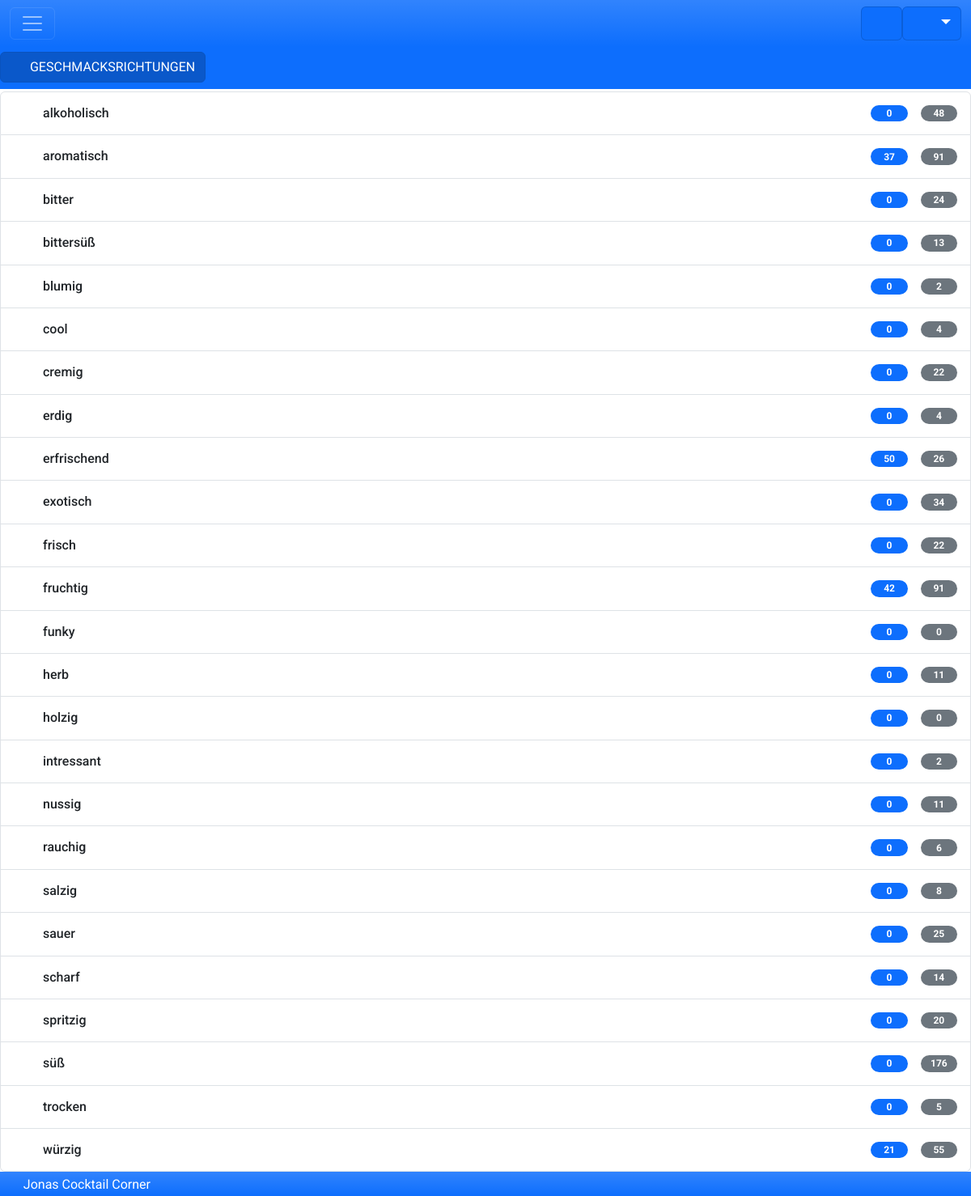
The page /views/tastes.php (signed in) on the database its author committed.
### tables this page shows
CREATE TABLE `taste` (
  `ID` int NOT NULL AUTO_INCREMENT,
  `active` bit(1) NOT NULL DEFAULT b'1',
  `createdate` datetime NOT NULL DEFAULT CURRENT_TIMESTAMP,
  `updatedate` datetime NOT NULL DEFAULT CURRENT_TIMESTAMP ON UPDATE CURRENT_TIMESTAMP,
  `client` int NOT NULL DEFAULT '1',
  `taste` varchar(255) NOT NULL,
  `description` mediumtext,
  `icon` varchar(255) NOT NULL DEFAULT 'fa-duotone fa-wine-bottle',
  `ingredient_count` int NOT NULL DEFAULT '0',
  `cocktail_count` int NOT NULL DEFAULT '0',
  PRIMARY KEY (`ID`),
  UNIQUE KEY `taste_UNIQUE` (`taste`),
  FULLTEXT KEY `taste_FULLTEXT` (`taste`) /*!80000 INVISIBLE */,
  FULLTEXT KEY `description_FULLTEXT` (`description`),
  FULLTEXT KEY `nameanddescription` (`taste`,`description`)
);

CREATE TABLE `bar` (
  `ID` int NOT NULL AUTO_INCREMENT,
  `active` bit(1) NOT NULL DEFAULT b'1',
  `createdate` datetime NOT NULL DEFAULT CURRENT_TIMESTAMP,
  `updatedate` datetime NOT NULL DEFAULT CURRENT_TIMESTAMP ON UPDATE CURRENT_TIMESTAMP,
  `client` int NOT NULL DEFAULT '1',
  `barname` varchar(255) NOT NULL DEFAULT 'Cocktailbar',
  `image` varchar(255) NOT NULL DEFAULT 'defaultbarimage',
  `icon` varchar(255) DEFAULT NULL,
  PRIMARY KEY (`ID`),
  UNIQUE KEY `barname_UNIQUE` (`barname`),
  FULLTEXT KEY `barname_FULLTEXT` (`barname`)
);

### db/sql_tastes.php (called while the page is built, shortened)
<?php
$sql_tastes = "SELECT
    t.ID,
    t.taste,
    t.description,
    t.icon,
    t.ingredient_count,
    t.cocktail_count
FROM
    taste t
GROUP BY
    t.ID, t.taste, t.description, t.icon
ORDER BY
    t.taste ASC;
";
?>

### db/sql_bar.php (called while the page is built, shortened)
<?php
$sql_currentbar_data = "SELECT
    b.ID,
    b.barname,
    b.icon,
    b.active
FROM
    bar b
WHERE
    b.active = '1'
AND
    b.ID = ?
LIMIT 1;
";
?>

### views/tastes.php (the view, shortened to what this page needs)
<?php include("header.php") ?>
			<nav class="navbar navbar-dark fixed-top bg-primary text-white" style="z-index: 900; margin-top: 56px">
				<div class="scrolling-wrapper-flexbox">
					<a href="/views/tastes.php" class="btn btn-primary text-uppercase active" aria-current="page" data-toggle="tooltip" data-placement="bottom" title="Geschmackrichtungen für Cocktails und Zutaten">
						<i class="fa fa-fw fa-solid fa-lemon"></i> Geschmacksrichtungen
					</a>
				</div>
			</nav>
			<div class="d-flex align-items-center justify-content-center">
				<div class="list-group flex-fill">
<?php
	$stmt_sql_tastes = mysqli_prepare($link, $sql_tastes);
	mysqli_stmt_execute($stmt_sql_tastes);
	$tastes_all_res=mysqli_stmt_get_result($stmt_sql_tastes);
	while($tastes_all_rows= mysqli_fetch_array($tastes_all_res, MYSQLI_ASSOC))
	{
?>
					<a href="/views/taste.php?tasteid=<?php echo $tastes_all_rows['ID'];?>" class="list-group-item list-group-item-action d-flex gap-3 py-3">
						<i class="<?php echo $tastes_all_rows['icon'];?> fa-fw"></i>
						<div class="d-flex gap-2 w-100 justify-content-between">
							<h6 class="mb-0"><?php echo $tastes_all_rows['taste'];?></h6>
						</div>
						<span style="width: 50px; display: block;" class="badge bg-primary rounded-pill" data-toggle="tooltip" data-placement="bottom" title="Cocktails"><?php echo $tastes_all_rows['cocktail_count'];?></span>
						<span style="width: 50px; display: block;" class="badge bg-secondary rounded-pill" data-toggle="tooltip" data-placement="bottom" title="Zutaten"><?php echo $tastes_all_rows['ingredient_count'];?></span>
					</a>
<?php
	}
?>
				</div>
			</div>
<?php include("footer.php") ?>

### views/footer.php (shortened to what this page needs)
		</main>
		<footer class="footer navbar navbar-dark fixed-bottom bg-primary bg-gradient text-white">
			<p><?php $stmt_sql_currentbar_data = mysqli_prepare($link, $sql_currentbar_data);
				mysqli_stmt_bind_param($stmt_sql_currentbar_data, "i", $_SESSION["bar"]);
				mysqli_stmt_execute($stmt_sql_currentbar_data);
				$currentbar_data_all_res=mysqli_stmt_get_result($stmt_sql_currentbar_data);
				while($currentbar_data_all_rows= mysqli_fetch_array($currentbar_data_all_res, MYSQLI_ASSOC)){
					echo 	'<i class="' . $currentbar_data_all_rows['icon'] . '"></i> ' . $currentbar_data_all_rows['barname'];
				}
			?></p>
		</footer>
	</body>
</html>

### assets/css/css@3.css (style rules this page uses)
:root { --docsearch-primary-color:#5468ff;--docsearch-text-color:#1c1e21;--docsearch-spacing:12px;--docsearch-icon-stroke-width:1.4;--docsearch-highlight-color:var(--docsearch-primary-color);--docsearch-muted-color:#969faf;--docsearch-container-background:rgba(101,108,133,0.8);--docsearch-logo-color:#5468ff;--docsearch-modal-width:560px;--docsearch-modal-height:600px;--docsearch-modal-background:#f5f6f7;--docsearch-modal-shadow:inset 1px 1px 0 0 hsla(0,0%,100%,0.5),0 3px 8px 0 #555a64;--docsearch-searchbox-height:56px;--docsearch-searchbox-background:#ebedf0;--docsearch-searchbox-focus-background:#fff;--docsearch-searchbox-shadow:inset 0 0 0 2px var(--docsearch-primary-color);--docsearch-hit-height:56px;--docsearch-hit-color:#444950;--docsearch-hit-active-color:#fff;--docsearch-hit-background:#fff;--docsearch-hit-shadow:0 1px 3px 0 #d4d9e1;--docsearch-key-gradient:linear-gradient(-225deg,#d5dbe4,#f8f8f8);--docsearch-key-shadow:inset 0 -2px 0 0 #cdcde6,inset 0 0 1px 1px #fff,0 1px 2px 1px rgba(30,35,90,0.4);--docsearch-key-pressed-shadow:inset 0 -2px 0 0 #cdcde6,inset 0 0 1px 1px #fff,0 1px 1px 0 rgba(30,35,90,0.4);--docsearch-footer-height:44px;--docsearch-footer-background:#fff;--docsearch-footer-shadow:0 -1px 0 0 #e0e3e8,0 -3px 6px 0 rgba(69,98,155,0.12) }

### assets/css/navbars-offcanvas.css (style rules this page uses)
body { padding-bottom: 0px; padding-top: 4.5rem; }
.navbar { margin: 0px; }
html { position: relative; min-height: 100%; }
footer { position: absolute; bottom: 0; width: 100%; height: 30px; line-height: 15px; }

### views/header.php (style rules this page uses)
body { font-family: Roboto; }

### rows shown on the page
taste: taste "alkoholisch", cocktail_count "0", ingredient_count "48"
taste: taste "aromatisch", cocktail_count "37", ingredient_count "91"
taste: taste "bitter", cocktail_count "0", ingredient_count "24"
taste: taste "bittersüß", cocktail_count "0", ingredient_count "13"
taste: taste "blumig", cocktail_count "0", ingredient_count "2"
taste: taste "cool", cocktail_count "0", ingredient_count "4"
taste: taste "cremig", cocktail_count "0", ingredient_count "22"
taste: taste "erdig", cocktail_count "0", ingredient_count "4"
taste: taste "erfrischend", cocktail_count "50", ingredient_count "26"
taste: taste "exotisch", cocktail_count "0", ingredient_count "34"
taste: taste "frisch", cocktail_count "0", ingredient_count "22"
taste: taste "fruchtig", cocktail_count "42", ingredient_count "91"
taste: taste "funky", cocktail_count "0", ingredient_count "0"
taste: taste "herb", cocktail_count "0", ingredient_count "11"
taste: taste "holzig", cocktail_count "0", ingredient_count "0"
taste: taste "intressant", cocktail_count "0", ingredient_count "2"
taste: taste "nussig", cocktail_count "0", ingredient_count "11"
taste: taste "rauchig", cocktail_count "0", ingredient_count "6"
taste: taste "salzig", cocktail_count "0", ingredient_count "8"
taste: taste "sauer", cocktail_count "0", ingredient_count "25"
taste: taste "scharf", cocktail_count "0", ingredient_count "14"
taste: taste "spritzig", cocktail_count "0", ingredient_count "20"
taste: taste "süß", cocktail_count "0", ingredient_count "176"
taste: taste "trocken", cocktail_count "0", ingredient_count "5"
taste: taste "würzig", cocktail_count "21", ingredient_count "55"
bar: barname "Jonas Cocktail Corner"
